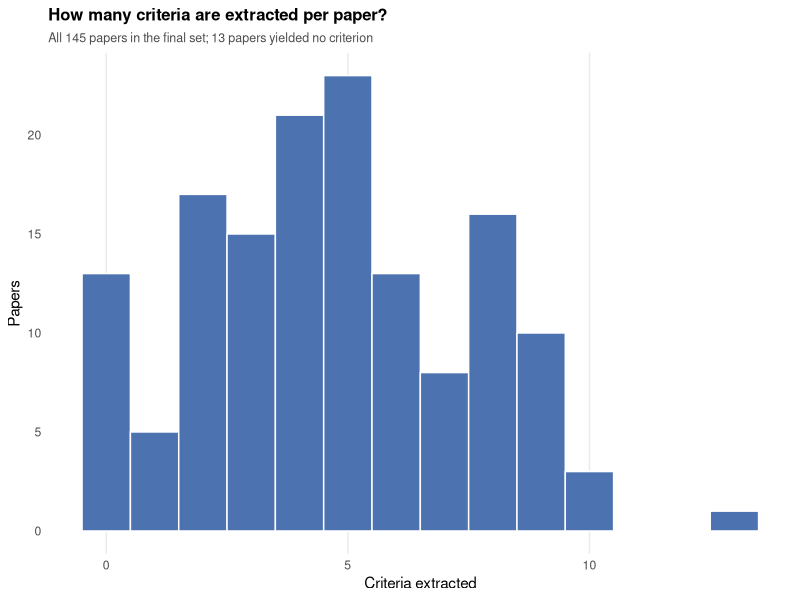
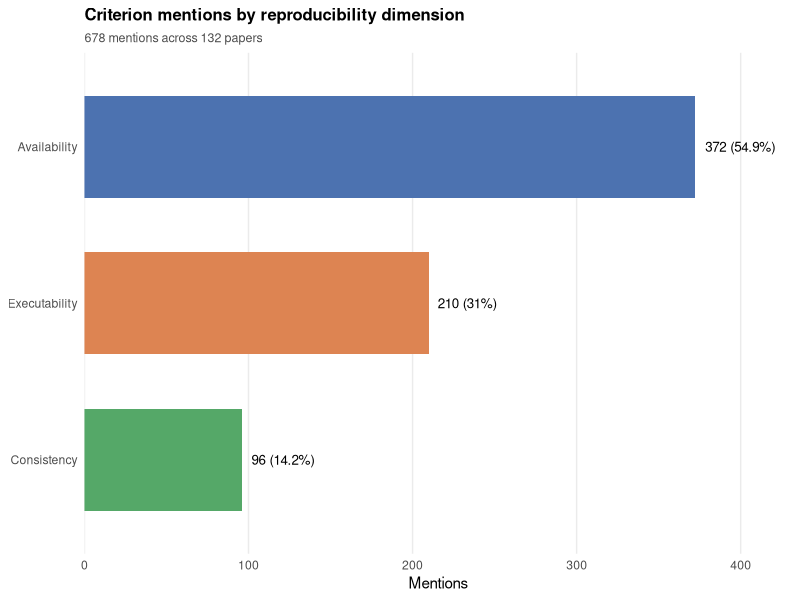
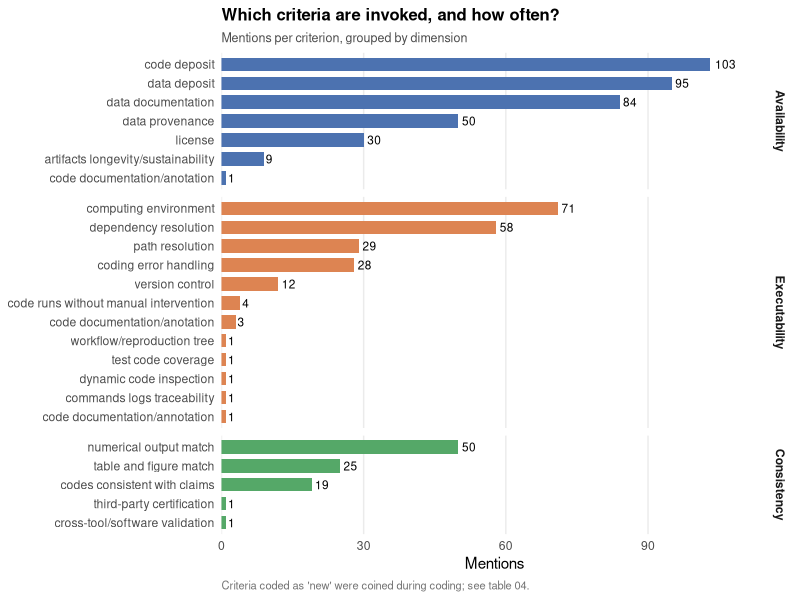
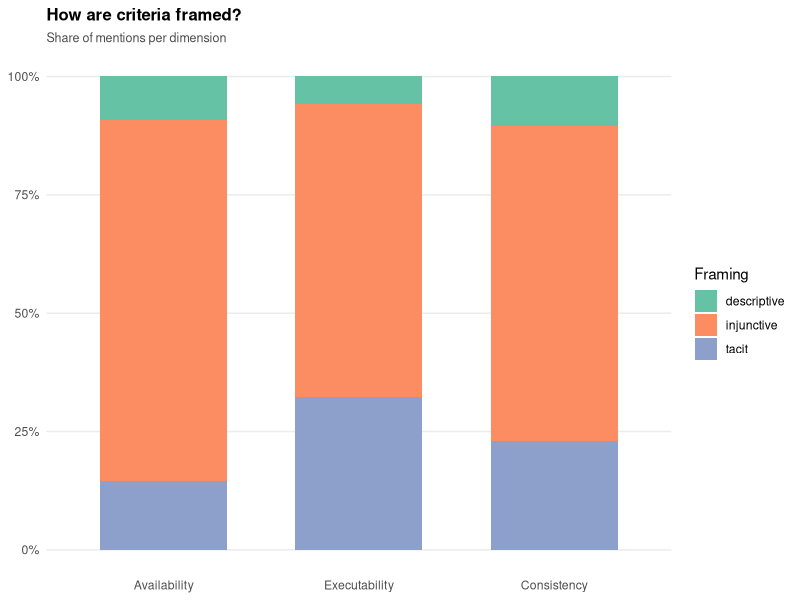
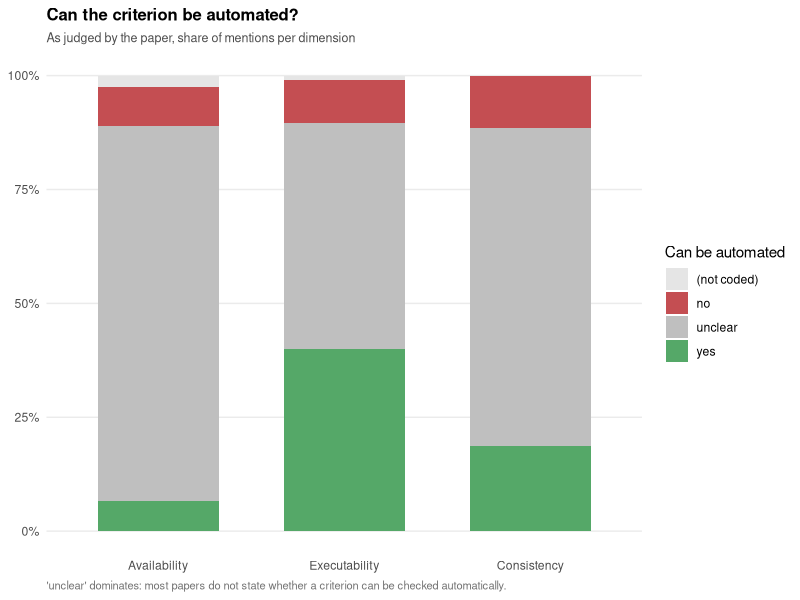
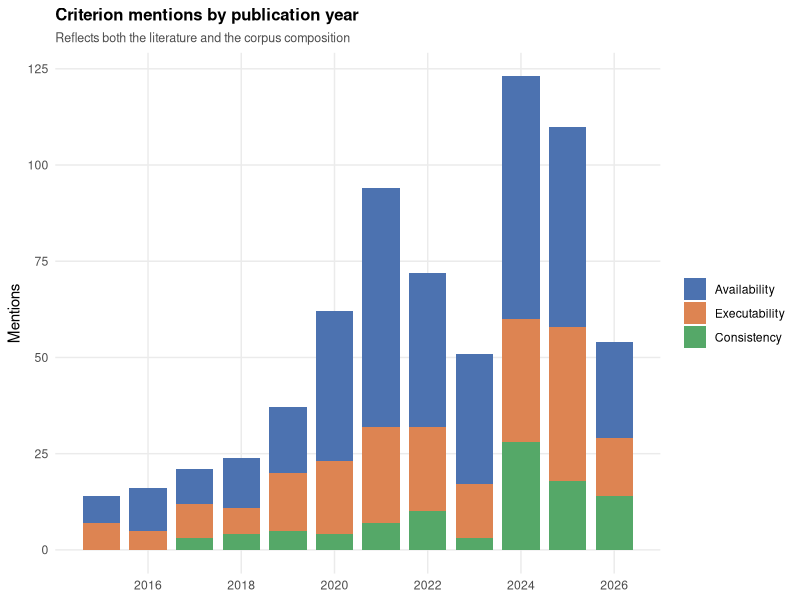
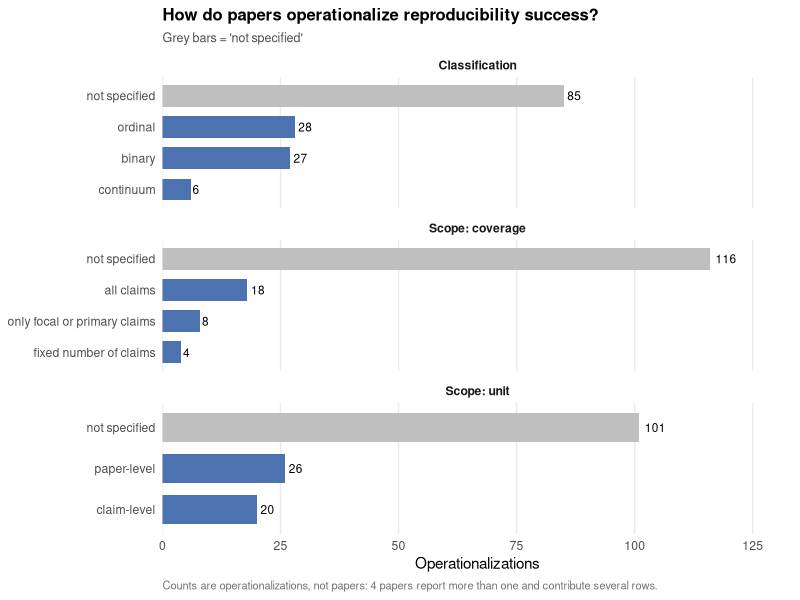
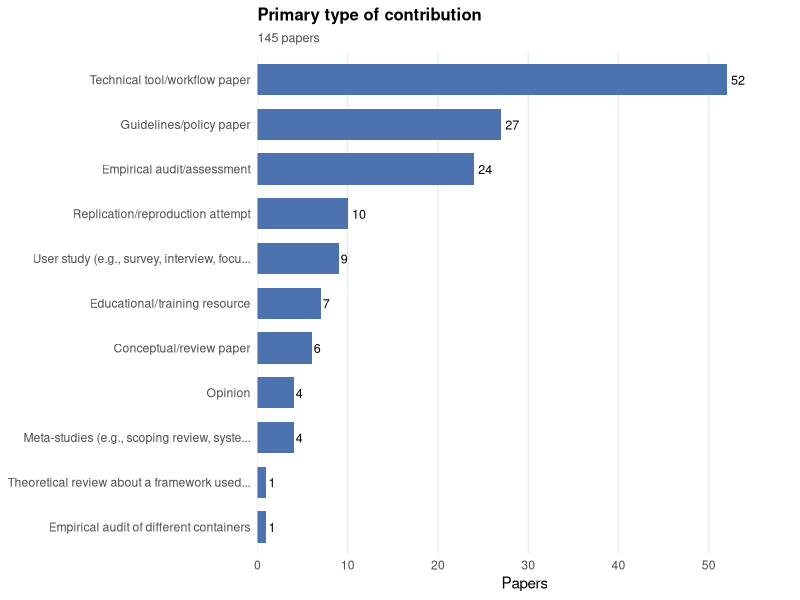

The R script that drew these images, in order:
# SocEnRep – Descriptive analysis of Amelia's Step 5 coding results
#
# Produces descriptive statistics only (counts, distributions, cross-tabulations)
# for the team meeting. No inferential statistics and no IRR here -- IRR needs the
# RA/Gunther files and is handled separately.
#
# Covers the three files in dataset/ that hold Amelia's own coding:
#   Part A  descriptive coding of all 145 papers
#   Part B1 how each paper operationalizes reproducibility success
#   Part B2 which specific criteria each paper invokes
#
# Prerequisites:
#   install.packages(c("readr", "readxl", "dplyr", "tidyr", "stringr",
#                      "forcats", "ggplot2", "scales", "here"))
#
# Input:  dataset/descriptive_coding.csv
#         dataset/b1_criteria_extraction.csv
#         dataset/b2_criteria_extraction.csv
#         output/search_output/10_final_set.xlsx   (for Year and Type)
#
# Output: output/analysis_output/tables/*.csv
#         output/analysis_output/figures/*.png
#
# last modified: 26.07.2026

library(readr)
library(readxl)
library(dplyr)
library(tidyr)
library(stringr)
library(forcats)
library(ggplot2)
library(scales)
library(here)

# here() resolves to the litsearch/ folder (the git root), so this script runs
# regardless of which folder Positron was opened in.

options(width = 130)  # keep the console tables from wrapping

N_CORPUS  <- 145  # papers in the final set
TABLE_DIR <- here("output", "analysis_output", "tables")
FIG_DIR   <- here("output", "analysis_output", "figures")

dir.create(TABLE_DIR, recursive = TRUE, showWarnings = FALSE)
dir.create(FIG_DIR,   recursive = TRUE, showWarnings = FALSE)

# Colours for the three reproducibility dimensions, used consistently in every figure
DIM_COLOURS <- c(
  "Availability"  = "#4C72B0",
  "Executability" = "#DD8452",
  "Consistency"   = "#55A868"
)

theme_socenrep <- function() {
  theme_minimal(base_size = 11) +
    theme(
      panel.grid.minor   = element_blank(),
      panel.grid.major.y = element_blank(),
      plot.title         = element_text(face = "bold", size = 12),
      plot.subtitle      = element_text(colour = "grey30", size = 9),
      plot.caption       = element_text(colour = "grey45", size = 8, hjust = 0),
      strip.text         = element_text(face = "bold")
    )
}

save_table <- function(x, name) {
  write_csv(x, file.path(TABLE_DIR, paste0(name, ".csv")))
  invisible(x)
}

save_fig <- function(plot, name, width = 8, height = 5) {
  ggsave(file.path(FIG_DIR, paste0(name, ".png")), plot,
         width = width, height = height, dpi = 300, bg = "white")
  invisible(plot)
}

# Prints a table to the console under a banner, so the whole run reads like a
# meeting handout.
report <- function(x, title, n = 100) {
  cat("\n", strrep("-", 70), "\n", title, "\n", strrep("-", 70), "\n", sep = "")
  d <- as.data.frame(x)
  print(utils::head(d, n), row.names = FALSE, right = FALSE)
  if (nrow(d) > n) cat("... ", nrow(d) - n, " more row(s); see the CSV\n", sep = "")
  invisible(x)
}

# ---------------------------------------------------------------------------
# Helpers for multi-select (checkbox) fields
# ---------------------------------------------------------------------------
# Google Forms joins checked options with ", ". Two option labels in the
# deployed form contain their own commas, so a naive split on "," shatters them:
#   - "Containerization (e.g., Docker, Singularity, CodeOcean, Binder, ...)"  [E1b]
#   - "After acceptance, before publication" and
#     "Before submission, proactively"                                        [F3]
# The first case is handled generically by masking commas inside parentheses;
# the second by protecting the literal labels before splitting.

SENTINEL <- ""

PROTECTED_OPTIONS <- c(
  "After acceptance, before publication",
  "Before submission, proactively"
)

# Replaces commas that sit inside parentheses so they survive the split.
mask_parens <- function(s) {
  vapply(s, function(one) {
    if (is.na(one) || !str_detect(one, "\\(")) return(one)
    chars <- str_split(one, "")[[1]]
    depth <- 0L
    for (i in seq_along(chars)) {
      if (chars[i] == "(") {
        depth <- depth + 1L
      } else if (chars[i] == ")") {
        depth <- max(0L, depth - 1L)
      } else if (chars[i] == "," && depth > 0L) {
        chars[i] <- SENTINEL
      }
    }
    paste(chars, collapse = "")
  }, character(1), USE.NAMES = FALSE)
}

split_multi <- function(x) {
  x <- as.character(x)
  x[is.na(x)] <- ""          # unanswered fields contribute no options
  x <- mask_parens(x)
  for (opt in PROTECTED_OPTIONS) {
    x <- str_replace_all(x, fixed(opt), str_replace_all(opt, ",", SENTINEL))
  }
  out <- str_split(x, ",")
  out <- lapply(out, function(tok) {
    tok <- str_replace_all(tok, SENTINEL, ",")
    tok <- str_squish(tok)
    tok[nzchar(tok)]
  })
  out
}

# Counts checked options across papers. Case-variant spellings of the same
# free-text entry (e.g. "AI Agents" vs "AI agents") are merged onto the most
# frequent spelling; genuinely distinct entries are left alone.
count_multi <- function(df, col) {
  tokens    <- split_multi(df[[col]])
  n_answered <- sum(lengths(tokens) > 0)
  tibble(paper_row = rep(seq_len(nrow(df)), lengths(tokens)),
         option    = unlist(tokens)) |>
    mutate(key = str_to_lower(option)) |>
    add_count(key, option, name = "spelling_n") |>
    group_by(key) |>
    mutate(option = option[which.max(spelling_n)]) |>
    ungroup() |>
    count(option, name = "n_papers", sort = TRUE) |>
    mutate(n_answered     = n_answered,
           pct_of_answered = round(100 * n_papers / n_answered, 1))
}

# Long Google Forms labels ("Yes. The paper explicitly notes that ...") are cut
# back to their first sentence for plotting. Splits on a period followed by a
# space, so abbreviations inside a label ("User study (e.g., survey ...)")
# survive intact.
short_label <- function(x, max_chars = 48) {
  first <- str_extract(x, "^.*?\\.(?=\\s)")
  first <- coalesce(first, x)
  str_trunc(str_squish(first), max_chars)
}

# ===========================================================================
# 1. LOAD
# ===========================================================================

descriptive <- read_csv(here("dataset", "descriptive_coding.csv"),
                        show_col_types = FALSE)
b1 <- read_csv(here("dataset", "b1_criteria_extraction.csv"),
               show_col_types = FALSE)
b2 <- read_csv(here("dataset", "b2_criteria_extraction.csv"),
               show_col_types = FALSE)

corpus <- read_excel(here("output", "search_output", "10_final_set.xlsx"),
                     sheet = "Literature") |>
  filter(!is.na(`No.`)) |>
  transmute(paper_id = as.integer(`No.`),
            year     = suppressWarnings(as.integer(Year)),
            type     = Type)

# get_descriptive_coding.R already writes the codebook variable codes (B1, B1A,
# C1, ...) as column names. The rename below is a no-op on those files and only
# does work on older exports that still carry the full Google Forms question
# text; anything without a leading code keeps its name.
code_from_question <- function(nm) {
  code <- str_match(nm, "^([A-Fa-f][0-9][a-z]?)\\.")[, 2]
  ifelse(is.na(code), nm, str_to_upper(code))
}
names(descriptive) <- code_from_question(names(descriptive))
if ("Paper title" %in% names(descriptive)) {
  descriptive <- descriptive |> rename(paper_title = `Paper title`)
}

# get_criteria_extraction.R writes `paper_id`; older hand-exports of the coding
# workbook carried the sheet's own `paper ID` header.
ensure_paper_id <- function(d) {
  if (!"paper_id" %in% names(d)) d <- d |> mutate(paper_id = `paper ID`)
  d |> mutate(paper_id = as.integer(paper_id))
}
b1 <- ensure_paper_id(b1)
b2 <- ensure_paper_id(b2)

# ===========================================================================
# 2. COVERAGE AND DATA QUALITY
# ===========================================================================

cat("\n", strrep("=", 70), "\n",
    "SocEnRep Step 5 - descriptive analysis of Amelia's coding\n",
    "Corpus: ", N_CORPUS, " papers | run: ", format(Sys.Date(), "%d.%m.%Y"), "\n",
    strrep("=", 70), "\n", sep = "")

coverage <- tibble(
  part = c("A: descriptive coding", "B1: operationalizations", "B2: criteria"),
  papers_covered = c(nrow(descriptive),
                     n_distinct(b1$paper_id),
                     n_distinct(b2$paper_id)),
  rows = c(nrow(descriptive), nrow(b1), nrow(b2))
) |>
  mutate(pct_of_corpus = round(100 * papers_covered / N_CORPUS, 1))

report(coverage, "CODING COVERAGE")
save_table(coverage, "00_coverage")

# Papers with no criteria extracted at all. 
no_criteria <- corpus |>
  filter(!paper_id %in% b2$paper_id) |>
  arrange(paper_id)
cat("\nPapers with no B2 criterion extracted: ", nrow(no_criteria),
    " (IDs: ", paste(no_criteria$paper_id, collapse = ", "), ")\n", sep = "")
save_table(no_criteria, "00_papers_without_criteria")

# The category is recoverable from the criterion label, which maps 1:1 onto a
# dimension everywhere else in the data. Fill it in, but say so out loud.
label_lookup <- b2 |>
  filter(!is.na(`criterion category`), `criterion label` != "new criterion") |>
  distinct(`criterion label`, `criterion category`)

missing_cat <- b2 |> filter(is.na(`criterion category`))
if (nrow(missing_cat) > 0) {
  cat("\nNOTE: ", nrow(missing_cat), " B2 row(s) have a blank criterion category ",
      "(paper ID ", paste(missing_cat$paper_id, collapse = ", "), "). ",
      "Filled from the criterion label.\n", sep = "")
}
# Written unconditionally: a flag table that is only saved when it has rows goes
# stale on disk once the underlying issue is fixed.
save_table(missing_cat, "00_flag_blank_category")

b2 <- b2 |>
  left_join(label_lookup, by = "criterion label", suffix = c("", "_lookup")) |>
  mutate(`criterion category` = coalesce(`criterion category`, `criterion category_lookup`)) |>
  select(-`criterion category_lookup`)

b2 <- b2 |>
  mutate(
    dimension = factor(`criterion category`,
                       levels = c("Availability", "Executability", "Consistency")),
    # "new criterion" rows carry their actual label in a separate column
    criterion = if_else(`criterion label` == "new criterion",
                        str_squish(`new criterion label`),
                        `criterion label`),
    is_new = `criterion label` == "new criterion"
  ) |>
  left_join(corpus, by = "paper_id")

# ===========================================================================
# 3. PART B2 - CRITERIA (the core of the meeting)
# ===========================================================================

cat("\n\n", strrep("=", 70), "\n", "PART B2: REPRODUCIBILITY CRITERIA\n",
    strrep("=", 70), "\n", sep = "")

cat("\nTotal criterion mentions extracted: ", nrow(b2), "\n",
    "Papers contributing at least one:    ", n_distinct(b2$paper_id), "\n",
    "Distinct criterion labels:           ", n_distinct(b2$criterion), "\n",
    "  of which established labels:       ", n_distinct(b2$criterion[!b2$is_new]), "\n",
    "  of which newly coined by coder:    ", n_distinct(b2$criterion[b2$is_new]), "\n", sep = "")

# --- 3.1 criteria per paper ------------------------------------------------
per_paper <- b2 |>
  count(paper_id, name = "n_criteria") |>
  right_join(tibble(paper_id = corpus$paper_id), by = "paper_id") |>
  mutate(n_criteria = replace_na(n_criteria, 0L))

per_paper_summary <- per_paper |>
  summarise(
    papers      = n(),
    mean        = round(mean(n_criteria), 2),
    median      = median(n_criteria),
    sd          = round(sd(n_criteria), 2),
    min         = min(n_criteria),
    max         = max(n_criteria),
    zero_papers = sum(n_criteria == 0)
  )
report(per_paper_summary, "CRITERIA PER PAPER")
save_table(per_paper_summary, "01_criteria_per_paper_summary")
save_table(per_paper, "01_criteria_per_paper")

p_per_paper <- ggplot(per_paper, aes(n_criteria)) +
  geom_histogram(binwidth = 1, fill = "#4C72B0", colour = "white") +
  scale_x_continuous(breaks = pretty_breaks()) +
  labs(title = "How many criteria are extracted per paper?",
       subtitle = paste0("All ", N_CORPUS, " papers in the final set; ",
                         per_paper_summary$zero_papers,
                         " papers yielded no criterion"),
       x = "Criteria extracted", y = "Papers") +
  theme_socenrep()
save_fig(p_per_paper, "01_criteria_per_paper")

# --- 3.2 by dimension ------------------------------------------------------
by_dim <- b2 |>
  group_by(dimension) |>
  summarise(mentions = n(), papers = n_distinct(paper_id), .groups = "drop") |>
  mutate(pct_mentions = round(100 * mentions / sum(mentions), 1),
         pct_papers   = round(100 * papers / N_CORPUS, 1)) |>
  arrange(desc(mentions))
report(by_dim, "CRITERIA BY DIMENSION")
save_table(by_dim, "02_criteria_by_dimension")

p_dim <- ggplot(by_dim, aes(fct_reorder(dimension, mentions), mentions, fill = dimension)) +
  geom_col(width = 0.65) +
  geom_text(aes(label = paste0(mentions, " (", pct_mentions, "%)")),
            hjust = -0.15, size = 3.4) +
  coord_flip() +
  scale_fill_manual(values = DIM_COLOURS, guide = "none") +
  scale_y_continuous(expand = expansion(mult = c(0, 0.16))) +
  labs(title = "Criterion mentions by reproducibility dimension",
       subtitle = paste0(nrow(b2), " mentions across ",
                         n_distinct(b2$paper_id), " papers"),
       x = NULL, y = "Mentions") +
  theme_socenrep()
save_fig(p_dim, "02_criteria_by_dimension", height = 3.2)

# --- 3.3 by criterion, grouped within dimension ----------------------------
by_criterion <- b2 |>
  group_by(dimension, criterion, is_new) |>
  summarise(mentions = n(), papers = n_distinct(paper_id), .groups = "drop") |>
  mutate(pct_papers = round(100 * papers / N_CORPUS, 1)) |>
  arrange(dimension, desc(mentions))
by_criterion |>
  mutate(criterion = str_trunc(criterion, 52)) |>
  report("CRITERIA BY LABEL, GROUPED BY DIMENSION")
save_table(by_criterion, "03_criteria_by_label")

p_criterion <- by_criterion |>
  mutate(criterion = str_trunc(criterion, 46)) |>
  ggplot(aes(fct_reorder(criterion, mentions), mentions, fill = dimension)) +
  geom_col(width = 0.7) +
  geom_text(aes(label = mentions), hjust = -0.25, size = 3) +
  coord_flip() +
  facet_grid(dimension ~ ., scales = "free_y", space = "free_y") +
  scale_fill_manual(values = DIM_COLOURS, guide = "none") +
  scale_y_continuous(expand = expansion(mult = c(0, 0.12))) +
  labs(title = "Which criteria are invoked, and how often?",
       subtitle = "Mentions per criterion, grouped by dimension",
       caption = "Criteria coded as 'new' were coined during coding; see table 04.",
       x = NULL, y = "Mentions") +
  theme_socenrep()
save_fig(p_criterion, "03_criteria_by_label", height = 8)

# --- 3.4 the new criteria --------------------------------------------------
new_criteria <- b2 |>
  filter(is_new) |>
  group_by(dimension, criterion) |>
  summarise(mentions = n(), papers = n_distinct(paper_id), .groups = "drop") |>
  arrange(desc(mentions))
new_criteria |>
  mutate(criterion = str_trunc(criterion, 52)) |>
  report("NEW CRITERIA COINED DURING CODING")
save_table(new_criteria, "04_new_criteria")

# --- 3.5 normative framing -------------------------------------------------
framing <- b2 |>
  count(dimension, `normative framing`, name = "mentions") |>
  group_by(dimension) |>
  mutate(pct_within_dimension = round(100 * mentions / sum(mentions), 1)) |>
  ungroup()
report(framing, "NORMATIVE FRAMING BY DIMENSION")
save_table(framing, "05_normative_framing")

framing_overall <- b2 |>
  count(`normative framing`, name = "mentions", sort = TRUE) |>
  mutate(pct = round(100 * mentions / sum(mentions), 1))
report(framing_overall, "NORMATIVE FRAMING OVERALL")
save_table(framing_overall, "05_normative_framing_overall")

p_framing <- ggplot(framing, aes(dimension, mentions, fill = `normative framing`)) +
  geom_col(position = "fill", width = 0.65) +
  scale_y_continuous(labels = percent_format()) +
  scale_fill_brewer(palette = "Set2", name = "Framing") +
  labs(title = "How are criteria framed?",
       subtitle = "Share of mentions per dimension",
       x = NULL, y = NULL) +
  theme_socenrep() +
  theme(panel.grid.major.x = element_blank(),
        panel.grid.major.y = element_line(colour = "grey92"))
save_fig(p_framing, "05_normative_framing", height = 4)

# --- 3.6 automation --------------------------------------------------------
automation <- b2 |>
  mutate(`can be automated` = replace_na(`can be automated`, "(not coded)")) |>
  count(dimension, `can be automated`, name = "mentions") |>
  group_by(dimension) |>
  mutate(pct_within_dimension = round(100 * mentions / sum(mentions), 1)) |>
  ungroup()
report(automation, "AUTOMATION POTENTIAL BY DIMENSION")
save_table(automation, "06_automation_by_dimension")

automation_by_criterion <- b2 |>
  filter(`can be automated` == "yes") |>
  count(dimension, criterion, name = "mentions_automatable", sort = TRUE)
automation_by_criterion |>
  mutate(criterion = str_trunc(criterion, 52)) |>
  report("CRITERIA JUDGED AUTOMATABLE")
save_table(automation_by_criterion, "06_automatable_criteria")

llm <- b2 |>
  filter(!is.na(`LLM involved`)) |>
  count(dimension, `LLM involved`, name = "mentions")
report(llm, "LLM INVOLVEMENT (only where automation was coded)")
save_table(llm, "06_llm_involvement")

p_auto <- ggplot(automation, aes(dimension, mentions, fill = `can be automated`)) +
  geom_col(position = "fill", width = 0.65) +
  scale_y_continuous(labels = percent_format()) +
  scale_fill_manual(values = c("yes" = "#55A868", "no" = "#C44E52",
                               "unclear" = "grey75", "(not coded)" = "grey90"),
                    name = "Can be automated") +
  labs(title = "Can the criterion be automated?",
       subtitle = "As judged by the paper, share of mentions per dimension",
       caption = "'unclear' dominates: most papers do not state whether a criterion can be checked automatically.",
       x = NULL, y = NULL) +
  theme_socenrep() +
  theme(panel.grid.major.x = element_blank(),
        panel.grid.major.y = element_line(colour = "grey92"))
save_fig(p_auto, "06_automation", height = 4)

# --- 3.7 dependency structure (counts only; the DAG comes later) -----------
dependency_counts <- b2 |>
  summarise(
    mentions_total          = n(),
    with_prerequisite_field = sum(!is.na(`is prerequisite for`) & nzchar(`is prerequisite for`)),
    with_depends_on_field   = sum(!is.na(`depends on`) & nzchar(`depends on`))
  )
report(dependency_counts, "DEPENDENCY FIELDS FILLED")
save_table(dependency_counts, "07_dependency_field_counts")

# Edge list, so the meeting can see which links are asserted most often.
edges <- b2 |>
  select(paper_id, from = criterion, to = `is prerequisite for`) |>
  filter(!is.na(to), nzchar(to)) |>
  mutate(to = str_split(to, ";")) |>
  unnest(to) |>
  mutate(to = str_squish(to)) |>
  filter(nzchar(to)) |>
  count(from, to, name = "times_asserted", sort = TRUE)
report(head(edges, 25), "MOST FREQUENTLY ASSERTED PREREQUISITE LINKS (top 25)")
save_table(edges, "07_dependency_edges")

# The dependency fields are free text, so a target can be spelled differently
# from the controlled criterion label (e.g. "table/figure match" vs
# "table and figure match"). These need harmonising before the DAG is built.
known_criteria <- sort(unique(b2$criterion))
unmatched_targets <- edges |>
  group_by(to) |>
  summarise(times_asserted = sum(times_asserted), .groups = "drop") |>
  filter(!to %in% known_criteria) |>
  arrange(desc(times_asserted))
if (nrow(unmatched_targets) > 0) {
  report(unmatched_targets,
         "DEPENDENCY TARGETS THAT DO NOT MATCH A CRITERION LABEL (harmonise before the DAG)")
} else {
  cat("\nAll dependency targets match a criterion label - the DAG can be built ",
      "straight from 07_dependency_edges.csv.\n", sep = "")
}
save_table(unmatched_targets, "07_flag_unmatched_dependency_targets")

# --- 3.8 criteria over publication year ------------------------------------
by_year <- b2 |>
  filter(!is.na(year)) |>
  group_by(year, dimension) |>
  summarise(mentions = n(), .groups = "drop")
save_table(by_year, "08_criteria_by_year")

p_year <- ggplot(by_year, aes(year, mentions, fill = dimension)) +
  geom_col(width = 0.8) +
  scale_fill_manual(values = DIM_COLOURS, name = NULL) +
  scale_x_continuous(breaks = pretty_breaks()) +
  labs(title = "Criterion mentions by publication year",
       subtitle = "Reflects both the literature and the corpus composition",
       x = NULL, y = "Mentions") +
  theme_socenrep() +
  theme(panel.grid.major.y = element_line(colour = "grey92"))
save_fig(p_year, "08_criteria_by_year", height = 4)

# ===========================================================================
# 4. PART B1 - OPERATIONALIZATIONS
# ===========================================================================

cat("\n\n", strrep("=", 70), "\n", "PART B1: OPERATIONALIZATION OF SUCCESS\n",
    strrep("=", 70), "\n", sep = "")

cat("\nRows: ", nrow(b1), " across ", n_distinct(b1$paper_id), " papers\n",
    "(a paper contributes more than one row when it reports several ",
    "operationalizations)\n", sep = "")

# A handful of papers report several operationalizations and so contribute more
# than one row per category; counts below are rows, not papers.
n_multi_op <- b1 |>
  filter(`operationalization category` == "Classification") |>
  count(paper_id) |>
  filter(n > 1) |>
  nrow()

b1_by_category <- b1 |>
  filter(`operationalization category` != "Statistical criterion") |>
  count(`operationalization category`, `operationalization value`,
        name = "operationalizations") |>
  group_by(`operationalization category`) |>
  mutate(pct = round(100 * operationalizations / sum(operationalizations), 1)) |>
  ungroup() |>
  arrange(`operationalization category`, desc(operationalizations))
report(b1_by_category, "OPERATIONALIZATION VALUES BY CATEGORY")
save_table(b1_by_category, "10_operationalizations")

p_b1 <- b1_by_category |>
  mutate(`operationalization value` = fct_reorder(`operationalization value`,
                                                  operationalizations)) |>
  ggplot(aes(`operationalization value`, operationalizations,
             fill = `operationalization value` == "not specified")) +
  geom_col(width = 0.7) +
  geom_text(aes(label = operationalizations), hjust = -0.25, size = 3) +
  coord_flip() +
  facet_wrap(~`operationalization category`, scales = "free_y", ncol = 1) +
  scale_fill_manual(values = c("TRUE" = "grey75", "FALSE" = "#4C72B0"),
                    guide = "none") +
  scale_y_continuous(expand = expansion(mult = c(0, 0.15))) +
  labs(title = "How do papers operationalize reproducibility success?",
       subtitle = "Grey bars = 'not specified'",
       caption = paste0("Counts are operationalizations, not papers: ", n_multi_op,
                        " papers report more than one and contribute several rows."),
       x = NULL, y = "Operationalizations") +
  theme_socenrep()
save_fig(p_b1, "10_operationalizations", height = 6.5)

# Papers that specify something on all three axes are the ones with a fully
# articulated definition of success.
b1_specified <- b1 |>
  filter(`operationalization category` != "Statistical criterion") |>
  group_by(paper_id) |>
  summarise(axes_specified = sum(`operationalization value` != "not specified"),
            .groups = "drop") |>
  count(axes_specified, name = "papers") |>
  mutate(pct = round(100 * papers / sum(papers), 1))
report(b1_specified, "HOW MANY OF THE 3 AXES ARE SPECIFIED (classification / unit / coverage)")
save_table(b1_specified, "11_axes_specified")

stat_criteria <- b1 |>
  filter(`operationalization category` == "Statistical criterion",
         !is.na(`operationalization value`), nzchar(`operationalization value`)) |>
  select(paper_id, statistical_criterion = `operationalization value`)
cat("\nPapers stating an explicit statistical criterion: ", nrow(stat_criteria), "\n", sep = "")
save_table(stat_criteria, "12_statistical_criteria")

# ===========================================================================
# 5. PART A - DESCRIPTIVE CODING
# ===========================================================================

cat("\n\n", strrep("=", 70), "\n", "PART A: DESCRIPTIVE CODING\n",
    strrep("=", 70), "\n", sep = "")

# --- single-select fields --------------------------------------------------
single_fields <- c(
  B1  = "Discipline-specific focus",
  C1  = "Primary contribution type",
  C2  = "Secondary contribution type",
  D1  = "Provides a definition of reproducibility",
  D2  = "Discusses contextual variation",
  E1  = "Describes a workflow, guideline or tool",
  E1A = "Explicitness of the workflow",
  E1E = "Automation of the check",
  E1F = "LLMs involved in the automation",
  F1  = "Recommends scoring or badging"
)

single_summary <- lapply(names(single_fields), function(v) {
  if (!v %in% names(descriptive)) return(NULL)
  descriptive |>
    count(.data[[v]], name = "papers") |>
    rename(value = 1) |>
    mutate(variable = v,
           label    = single_fields[[v]],
           value    = replace_na(as.character(value), "(not answered)"),
           pct      = round(100 * papers / nrow(descriptive), 1)) |>
    select(variable, label, value, papers, pct) |>
    arrange(desc(papers))
}) |> bind_rows()

single_summary |>
  mutate(value = short_label(value, 44)) |>
  select(variable, value, papers, pct) |>
  report("SINGLE-SELECT FIELDS (full option text in the CSV)")
save_table(single_summary, "20_descriptive_single_select")

# C1/C2 allowed a free-text "Other", so near-duplicate contribution types crept
# in ("Conceptual/review paper" vs "conceptual/review paper"). List the rare
# values so they can be folded into the main categories before the paper.
rare_single <- single_summary |>
  filter(papers <= 2, value != "(not answered)") |>
  arrange(variable, desc(papers))
rare_single |>
  mutate(value = str_trunc(value, 52)) |>
  select(variable, value, papers) |>
  report("RARE / FREE-TEXT SINGLE-SELECT VALUES TO HARMONISE")
save_table(rare_single, "20_flag_rare_single_select")

p_contrib <- descriptive |>
  filter(!is.na(C1)) |>
  count(C1, name = "papers") |>
  mutate(C1 = fct_reorder(short_label(C1, 44), papers)) |>
  ggplot(aes(C1, papers)) +
  geom_col(fill = "#4C72B0", width = 0.7) +
  geom_text(aes(label = papers), hjust = -0.3, size = 3.2) +
  coord_flip() +
  scale_y_continuous(expand = expansion(mult = c(0, 0.14))) +
  labs(title = "Primary type of contribution",
       subtitle = paste0(nrow(descriptive), " papers"),
       x = NULL, y = "Papers") +
  theme_socenrep()
save_fig(p_contrib, "20_contribution_type", height = 4.5)

# --- multi-select fields ---------------------------------------------------
multi_fields <- c(
  B1A = "Disciplines targeted",
  D2A = "Types of contextual variation",
  E1B = "Computational environment",
  E1C = "Programming languages",
  E1D = "Data types",
  F2  = "Who should perform the check",
  F3  = "When the check should happen"
)

multi_summary <- lapply(names(multi_fields), function(v) {
  if (!v %in% names(descriptive)) return(NULL)
  count_multi(descriptive, v) |>
    mutate(variable = v, label = multi_fields[[v]]) |>
    select(variable, label, option, n_papers, n_answered, pct_of_answered)
}) |> bind_rows()

multi_summary |>
  mutate(option = str_trunc(option, 46)) |>
  select(variable, option, n_papers, pct_of_answered) |>
  report("MULTI-SELECT FIELDS (checked options; full text in the CSV)")
save_table(multi_summary, "21_descriptive_multi_select")

# Free-text "Other" entries surface here as rare options. They need harmonising
# before these fields can be analysed properly, so list them explicitly.
rare_options <- multi_summary |>
  filter(n_papers <= 2) |>
  arrange(variable, desc(n_papers))
rare_options |>
  mutate(option = str_trunc(option, 52)) |>
  select(variable, option, n_papers) |>
  report("RARE / FREE-TEXT OPTIONS TO HARMONISE BEFORE THE NEXT ROUND")
save_table(rare_options, "21_flag_rare_options")

plot_multi <- function(v, title, height = 4) {
  d <- multi_summary |> filter(variable == v, n_papers > 1)
  if (nrow(d) == 0) return(invisible(NULL))
  p <- d |>
    mutate(option = fct_reorder(str_trunc(option, 46), n_papers)) |>
    ggplot(aes(option, n_papers)) +
    geom_col(fill = "#4C72B0", width = 0.7) +
    geom_text(aes(label = n_papers), hjust = -0.3, size = 3.2) +
    coord_flip() +
    scale_y_continuous(expand = expansion(mult = c(0, 0.14))) +
    labs(title = title,
         subtitle = "Papers may select several options; entries mentioned once are omitted",
         x = NULL, y = "Papers") +
    theme_socenrep()
  save_fig(p, paste0("21_", str_to_lower(v)), height = height)
}

plot_multi("B1A", "Disciplines targeted", height = 3.5)
plot_multi("F2",  "Who should perform the reproducibility check?", height = 3.5)
plot_multi("F3",  "When should reproducibility be verified?", height = 3.5)
plot_multi("E1B", "Computational environment in focus", height = 3.5)
plot_multi("E1D", "Data types in focus", height = 3.5)

# --- corpus composition ----------------------------------------------------
corpus_summary <- corpus |>
  count(type, name = "papers", sort = TRUE) |>
  mutate(pct = round(100 * papers / sum(papers), 1))
report(corpus_summary, "CORPUS COMPOSITION BY PUBLICATION TYPE")
save_table(corpus_summary, "30_corpus_by_type")

# ===========================================================================
# 6. DONE
# ===========================================================================

cat("\n\n", strrep("=", 70), "\n",
    "Tables written to : ", TABLE_DIR, "\n",
    "Figures written to: ", FIG_DIR, "\n",
    strrep("=", 70), "\n", sep = "")
